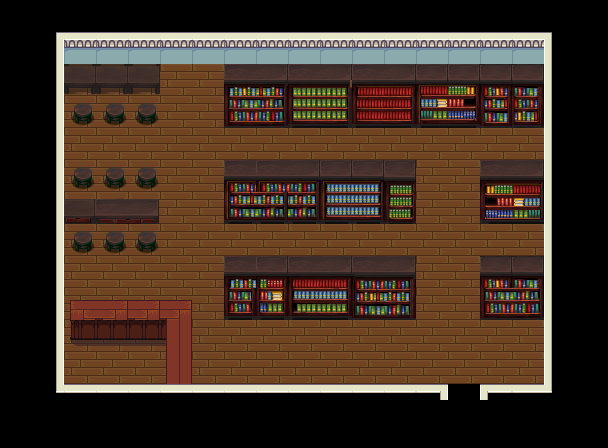

A level layout from a 2D game, rendered from its tile map. Below: a short description, then the map file with tile-grid data replaced by summaries:
An orthogonal 19x14 tile map with 32x32 px tiles, 4 tile layers (background, overlay, cabinets, top_shelves), 4 tilesets and 16 objects (9x item, player, exit, grandpa).

<map version="1.0" orientation="orthogonal" width="19" height="14" tilewidth="32" tileheight="32">
 <properties>
  <property name="background_color" value="black" />
 </properties>
 <tileset firstgid="1" name="dark_library_stuff" tilewidth="32" tileheight="32">
  <image source="../img/dark_library_stuff.png" width="324" height="400" />
 </tileset>
 <tileset firstgid="121" name="inside" tilewidth="32" tileheight="32">
  <image source="../img/inside.png" width="320" height="320" />
 </tileset>
 <tileset firstgid="221" name="floor" tilewidth="32" tileheight="32">
  <image source="../img/floor.png" width="128" height="96" />
 </tileset>
 <tileset firstgid="233" name="cabinets" tilewidth="32" tileheight="32">
  <image source="../img/cabinets.png" width="192" height="416" />
 </tileset>
 <layer name="background" width="19" height="14">
  <data>[266 cells, 203 non-empty, 33 distinct tile ids]</data>
 </layer>
 <layer name="overlay" width="19" height="14">
  <data>[266 cells, 21 non-empty, 10 distinct tile ids]</data>
 </layer>
 <layer name="cabinets" width="19" height="14">
  <data>[266 cells, 6 non-empty, 3 distinct tile ids]</data>
 </layer>
 <objectgroup name="objects" width="19" height="14">
  <object name="player" x="450" y="350" width="25" height="26">
   <properties>
    <property name="compose" value="[{&quot;name&quot;:&quot;shadow&quot;,&quot;class&quot;:&quot;game.Shadow&quot;,&quot;image&quot;:&quot;char_shadow&quot;,&quot;spritewidth&quot;:18,&quot;spriteheight&quot;:9},{&quot;name&quot;:&quot;player&quot;},{&quot;name&quot;:&quot;eyes&quot;,&quot;class&quot;:&quot;game.BlinkingEyes&quot;,&quot;image&quot;:&quot;player_eyes&quot;,&quot;spritewidth&quot;:17,&quot;spriteheight&quot;:6,&quot;offsetx&quot;:6,&quot;offsety&quot;:18}]" />
    <property name="image" value="player" />
    <property name="spriteheight" value="36" />
    <property name="spritewidth" value="31" />
   </properties>
  </object>
  <object name="exit" x="453" y="392" width="22" height="20">
   <properties>
    <property name="fade" value="black" />
    <property name="location" value="1040,432" />
    <property name="to" value="world" />
   </properties>
  </object>
  <object name="grandpa" x="105" y="333" width="32" height="32">
   <properties>
    <property name="compose" value="[{&quot;name&quot;:&quot;shadow&quot;,&quot;class&quot;:&quot;game.Shadow&quot;,&quot;image&quot;:&quot;char_shadow&quot;,&quot;spritewidth&quot;:18,&quot;spriteheight&quot;:9},{&quot;name&quot;:&quot;grandpa&quot;}]" />
    <property name="image" value="old_man" />
    <property name="npc_standing" value="true" />
    <property name="spriteheight" value="34" />
    <property name="spritewidth" value="29" />
   </properties>
  </object>
  <object name="item" x="517" y="73" width="35" height="35">
   <properties>
    <property name="image" value="accessories" />
    <property name="item" value="{&quot;name&quot;:&quot;library_level_designer&quot;,&quot;icon&quot;:0,&quot;description&quot;:&quot;The Library. Designed by Jeffrey Sadeli.&quot;}" />
    <property name="spriteheight" value="32" />
    <property name="spriteindex" value="15" />
    <property name="spritewidth" value="32" />
   </properties>
  </object>
  <object name="item" x="229" y="293" width="32" height="32">
   <properties>
    <property name="image" value="accessories" />
    <property name="item" value="{&quot;name&quot;:&quot;csr&quot;,&quot;icon&quot;:0,&quot;description&quot;:&quot;UNIQLO Clothing Recycling: to maximize the value of clothing by ensuring its utility to the very end of its usable life.&quot;}" />
    <property name="spriteheight" value="32" />
    <property name="spriteindex" value="15" />
    <property name="spritewidth" value="32" />
   </properties>
  </object>
  <object name="item" x="494" y="293" width="32" height="32">
   <properties>
    <property name="image" value="accessories" />
    <property name="item" value="{&quot;name&quot;:&quot;csr&quot;,&quot;icon&quot;:0,&quot;description&quot;:&quot;UNIQLO Recovery Assistance Project: help March 2011 earthquake victims through clothing donations.&quot;}" />
    <property name="spriteheight" value="32" />
    <property name="spriteindex" value="15" />
    <property name="spritewidth" value="32" />
   </properties>
  </object>
  <object name="item" x="375" y="294" width="32" height="32">
   <properties>
    <property name="image" value="accessories" />
    <property name="item" value="{&quot;name&quot;:&quot;csr&quot;,&quot;icon&quot;:0,&quot;description&quot;:&quot;Setouchi Olive Foundation: an NGO established in 2000 with the aim to plant one million trees on the coastal region of Seto Inland Sea.&quot;}" />
    <property name="spriteheight" value="32" />
    <property name="spriteindex" value="15" />
    <property name="spritewidth" value="32" />
   </properties>
  </object>
  <object name="item" x="306" y="293" width="32" height="32">
   <properties>
    <property name="image" value="accessories" />
    <property name="item" value="{&quot;name&quot;:&quot;csr&quot;,&quot;icon&quot;:0,&quot;description&quot;:&quot;UNIQLO Social Business: launched in 2010, help addressing Bangladesh's most pressing social issues (poverty, health, sanitation, and education) through job creation.&quot;}" />
    <property name="spriteheight" value="32" />
    <property name="spriteindex" value="15" />
    <property name="spritewidth" value="32" />
   </properties>
  </object>
  <object name="item" x="495" y="197" width="32" height="32">
   <properties>
    <property name="image" value="accessories" />
    <property name="item" value="{&quot;name&quot;:&quot;csr&quot;,&quot;icon&quot;:0,&quot;description&quot;:&quot;Special Olympics Partner: supports the organization through employee volunteer program and the donation of uniform.&quot;}" />
    <property name="spriteheight" value="32" />
    <property name="spriteindex" value="15" />
    <property name="spritewidth" value="32" />
   </properties>
  </object>
  <object name="item" x="378" y="194" width="32" height="32">
   <properties>
    <property name="image" value="accessories" />
    <property name="item" value="{&quot;name&quot;:&quot;csr&quot;,&quot;icon&quot;:0,&quot;description&quot;:&quot;Employee with Disability: a goal to hire at least one disabled person at each store.&quot;}" />
    <property name="spriteheight" value="32" />
    <property name="spriteindex" value="15" />
    <property name="spritewidth" value="32" />
   </properties>
  </object>
  <object name="item" x="325" y="194" width="32" height="32">
   <properties>
    <property name="image" value="accessories" />
    <property name="item" value="{&quot;name&quot;:&quot;csr&quot;,&quot;icon&quot;:0,&quot;description&quot;:&quot;Charity Project: proud sponsor of Hellosmile Project to raise awareness of cervical cancer by producing a number of UT T-shirt designs featuring Hello Kitty.&quot;}" />
    <property name="spriteheight" value="32" />
    <property name="spriteindex" value="15" />
    <property name="spritewidth" value="32" />
   </properties>
  </object>
  </objectgroup>
 <objectgroup name="collision" width="19" height="14">
  <!-- 4 objects omitted --></objectgroup>
 <layer name="top_shelves" width="19" height="14">
  <data>[266 cells, 26 non-empty, 23 distinct tile ids]</data>
 </layer>
</map>
<!-- 5 of 16 objects omitted -->
